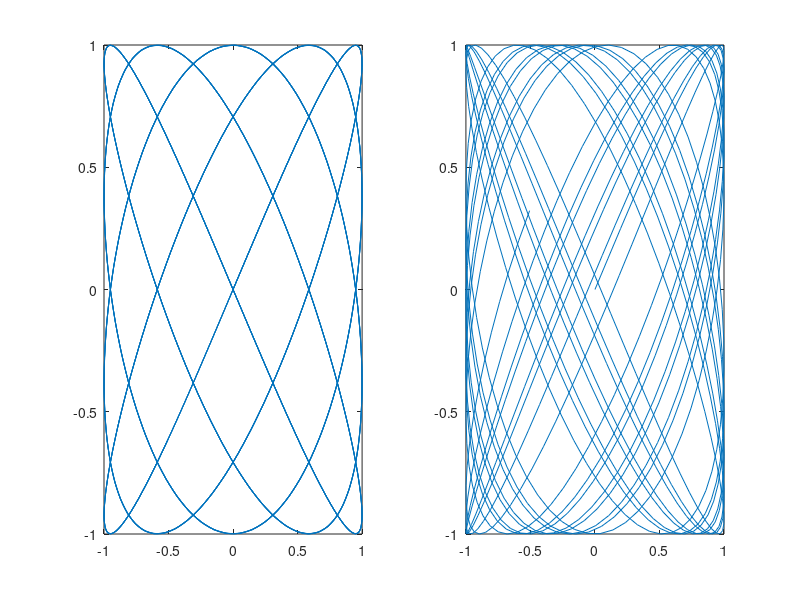

This figure's MATLAB source:
% Lissajous curve
sigma=2^(1/12);
t=0:.1:100;
a=5/4;
b=sigma^4;

x=sin(t);
y=sin(a*t);
z=sin(b*t);

subplot(121)
plot(x,y)
subplot(122)
plot(x,z)